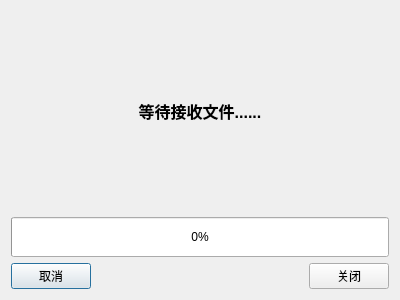
<?xml version="1.0" encoding="UTF-8"?>
<ui version="4.0">
 <class>TcpClientDialog</class>
 <widget class="QDialog" name="TcpClientDialog">
  <property name="geometry">
   <rect>
    <x>0</x>
    <y>0</y>
    <width>400</width>
    <height>300</height>
   </rect>
  </property>
  <property name="windowTitle">
   <string>Dialog</string>
  </property>
  <layout class="QVBoxLayout" name="verticalLayout">
   <item>
    <widget class="QLabel" name="tcpClientStatusLabel">
     <property name="font">
      <font>
       <pointsize>12</pointsize>
       <weight>75</weight>
       <bold>true</bold>
      </font>
     </property>
     <property name="text">
      <string>等待接收文件......</string>
     </property>
     <property name="alignment">
      <set>Qt::AlignCenter</set>
     </property>
    </widget>
   </item>
   <item>
    <widget class="QProgressBar" name="progressBar">
     <property name="minimumSize">
      <size>
       <width>0</width>
       <height>40</height>
      </size>
     </property>
     <property name="value">
      <number>0</number>
     </property>
    </widget>
   </item>
   <item>
    <layout class="QHBoxLayout" name="horizontalLayout">
     <item>
      <widget class="QPushButton" name="tcpClientCancelBtn">
       <property name="text">
        <string>取消</string>
       </property>
      </widget>
     </item>
     <item>
      <spacer name="horizontalSpacer">
       <property name="orientation">
        <enum>Qt::Horizontal</enum>
       </property>
       <property name="sizeHint" stdset="0">
        <size>
         <width>40</width>
         <height>20</height>
        </size>
       </property>
      </spacer>
     </item>
     <item>
      <widget class="QPushButton" name="tcpClientCloseBtn">
       <property name="text">
        <string>关闭</string>
       </property>
      </widget>
     </item>
    </layout>
   </item>
  </layout>
 </widget>
 <resources/>
 <connections/>
</ui>
